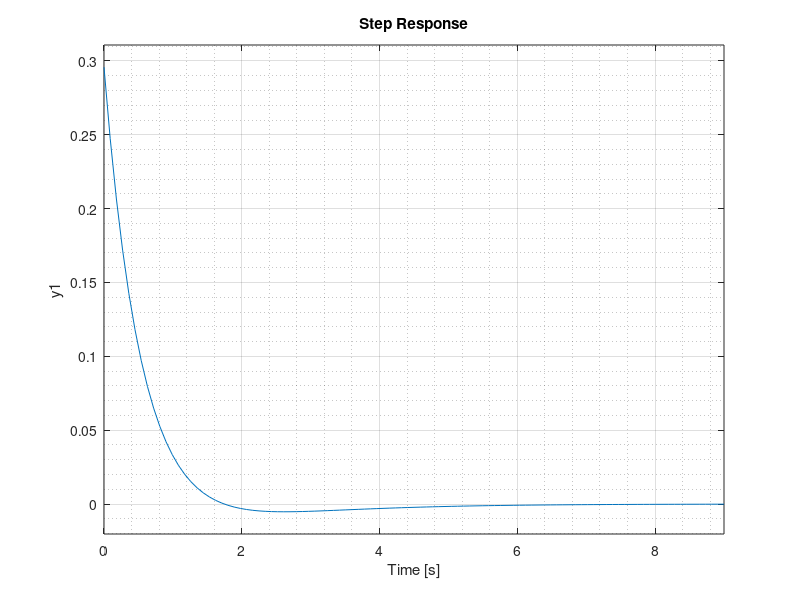
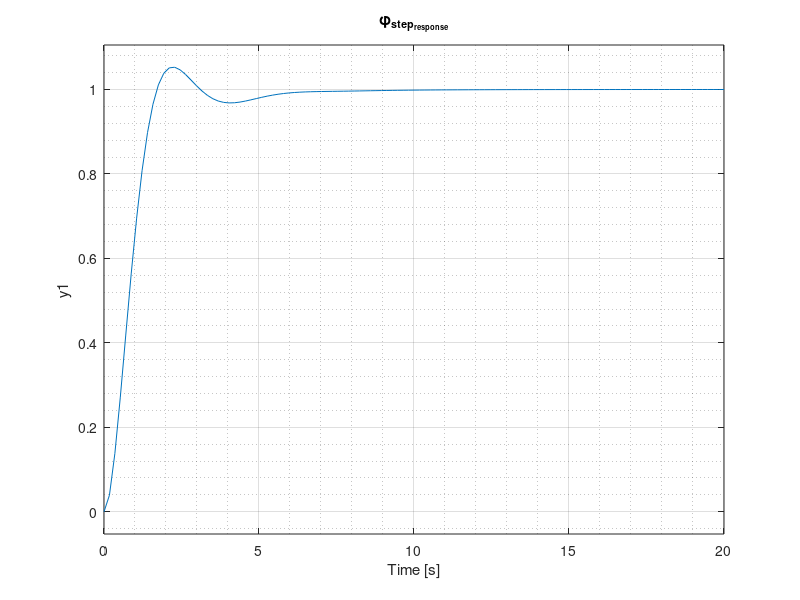
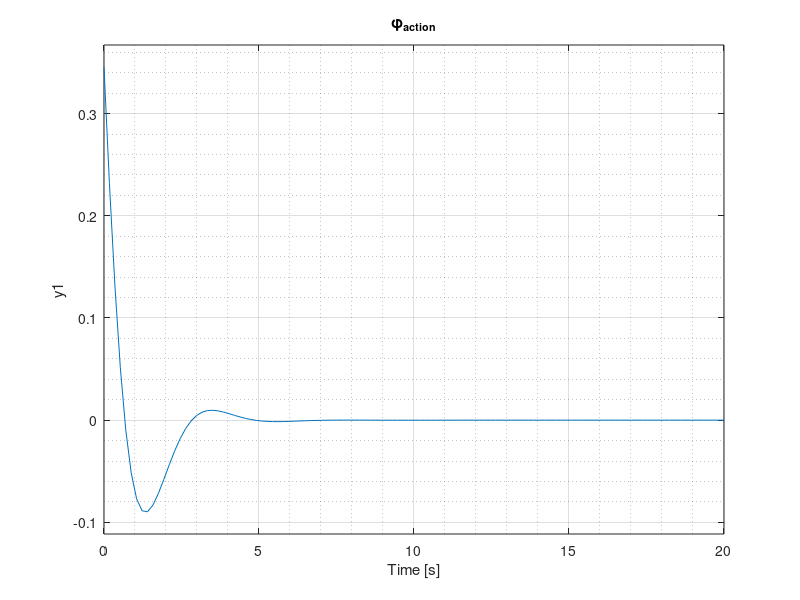
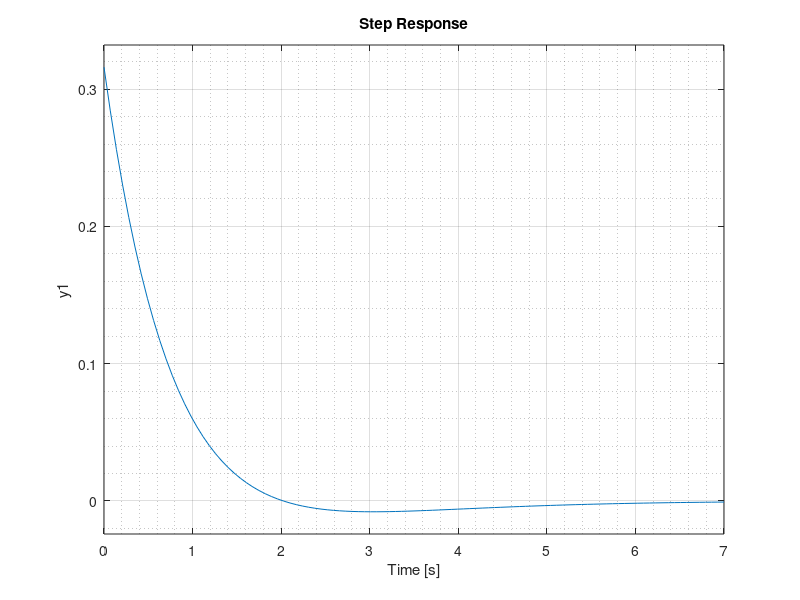

Reproduce these figures in MATLAB, in order.
clc ; clear vars ; close all ;
% data 
Ix = 0.12;
Iy = 0.16;
Iz = 0.23;
m = 1.9;
T =pi/180;
s = tf('s'); 
%% Roll
G_phi_dot= s/(Ix*s^2);
PID =   0.29577*(s+0.4938)/s;
roll_inner_loop = feedback(G_phi_dot*PID , 1);
inner_action = feedback(PID , G_phi_dot) ;
figure
subplot(2,1,1)
step(roll_inner_loop)
grid minor
subplot(2,1,2)
step(inner_action)
grid minor
%outer
G_outer = roll_inner_loop/s;
Kp = 1.1681;
roll_outer_loop = feedback(Kp *G_outer , 1);
outer_action = feedback(Kp ,G_outer );
figure
step(roll_outer_loop)
grid minor
title('\phi_{step_{response}}')
%final roll control action
roll_action = feedback(Kp*inner_action , G_phi_dot/s);
figure 
step(roll_action)
grid minor
title('\phi_{action}')

% %nonLinear
% input = 1;
% temp = lvm_import('roll_response.lvm',0);
% nonL_roll_response = temp.Segment1.data;
% figure
% subplot(2,1,1)
% hold all
% plot(nonL_roll_response(:,1),nonL_roll_response(:,2),'LineWidth',1.5)
% step(input*roll_outer_loop,20)
% legend('NonLinear','Linear')
% title('Roll step response')
% ylabel('phi(deg)')
% grid minor
% 
% temp = lvm_import('roll_action.lvm',0);
% nonL_roll_action = temp.Segment1.data;
% subplot(2,1,2)
% hold all
% plot(nonL_roll_action(:,1),nonL_roll_action(:,2),'LineWidth',1.5)
% step(input*roll_action*T,20)
% legend('NonLinear','Linear')
% title('Roll step control action')
% ylabel('Roll Torque (N.m)')
% grid minor
%% theta/pitch
G_theta_dot = s/(Iy*s^2);
PID = 0.31599*(s+0.4938)/s;
pitch__inner_loop = feedback(G_theta_dot*PID , 1);
inner_action = feedback(PID , G_theta_dot) ;
figure
subplot(2,1,1)
step(pitch__inner_loop)
grid minor
subplot(2,1,2)
step(inner_action)
grid minor
% outer
G_out_th = pitch__inner_loop/s;
Kp= 0.89671;
pitch_outer_loop = feedback(Kp * G_out_th , 1);
figure
step(pitch_outer_loop)
grid minor
title('\theta_{step_{response}}')
%final Pitch control action
theta_action = feedback(Kp*inner_action , G_theta_dot/s);
figure 
step(theta_action*T)
grid minor
title('\theta_{action}')
%% yaw
G_psi_dot = s/(Iz*s^2);
PID = 0.71996*(s+0.7826)/s;
yaw_inner_loop = feedback(G_psi_dot*PID , 1);
inner_action = feedback(PID , G_psi_dot) ;
figure
subplot(2,1,1)
step(yaw_inner_loop)
grid minor
subplot(2,1,2)
step(inner_action)
grid minor
%outer 
G_out_psi = yaw_inner_loop/s;
Kp= 1.8681;
yaw_outer_loop = feedback(Kp * G_out_psi , 1);
figure
step(yaw_outer_loop)
grid minor
title('\psi_{step_{response}}')
%final yaw control action
Psi_action = feedback(Kp*inner_action , G_psi_dot/s);
figure 
step(Psi_action*T)
grid minor
title('\Psi_{action}')

%% Altitude Control
G_alt_dot = s/m/s^2;
PID = 3.753*(s+0.4938)/s;
alt_inner_loop = feedback(G_alt_dot*PID , 1);
inner_action = feedback(PID , G_alt_dot) ;
figure
subplot(2,1,1)
step(alt_inner_loop)
grid minor
subplot(2,1,2)
step(inner_action)
grid minor
%outer

G_al_outer = alt_inner_loop/s;
Kp =.86913;
alt_outer_loop = feedback(Kp *G_al_outer , 1);
outer_action = feedback(Kp ,G_al_outer );
figure
step(alt_outer_loop)
grid minor
title('h_{step_{response}}')
%final altitude control action
alt_action = feedback(Kp*inner_action , G_alt_dot/s);
figure 
step(alt_action)
grid minor
title('h_action')

%% x control
G_x_dot = -9.81*s/s^2 * pitch_outer_loop;
PID = -0.060006*(s+0.009831)/s;
X_inner_loop = feedback(G_x_dot*PID , 1);
inner_action = feedback(PID , G_x_dot) ;
figure
subplot(2,1,1)
step(X_inner_loop)
grid minor
subplot(2,1,2)
step(inner_action)
grid minor
%outer
G_X_outer = X_inner_loop/s;
Kp =.27023;
X_outer_loop = feedback(Kp *G_X_outer , 1);
outer_action = feedback(Kp ,G_X_outer );
figure
step(X_outer_loop)
grid minor
title('X_{step_{response}}')
%final altitude control action
X_action = feedback(Kp*inner_action , G_x_dot/s);
figure 
step(X_action)
grid minor
title('X_action')

%% y control

G_y_dot = -9.81*s/s^2 * roll_outer_loop;
PID = -0.074259*(s+0.01242)/s;
y_inner_loop = feedback(G_y_dot*PID , 1);
inner_action = feedback(PID , G_y_dot) ;
figure
subplot(2,1,1)
step(y_inner_loop)
grid minor
subplot(2,1,2)
step(inner_action)
grid minor

%outer
G_y_outer = y_inner_loop/s;
Kp = 0.37071;
y_outer_loop = feedback(Kp *G_y_outer ,1);
outer_action = feedback(Kp ,G_y_outer );
figure
step(y_outer_loop)
grid minor
title('Y_{step_{response}}')
%final altitude control action
y_action = feedback(Kp*inner_action , G_y_dot/s);
figure 
step(y_action)
grid minor
title('Y_action')



